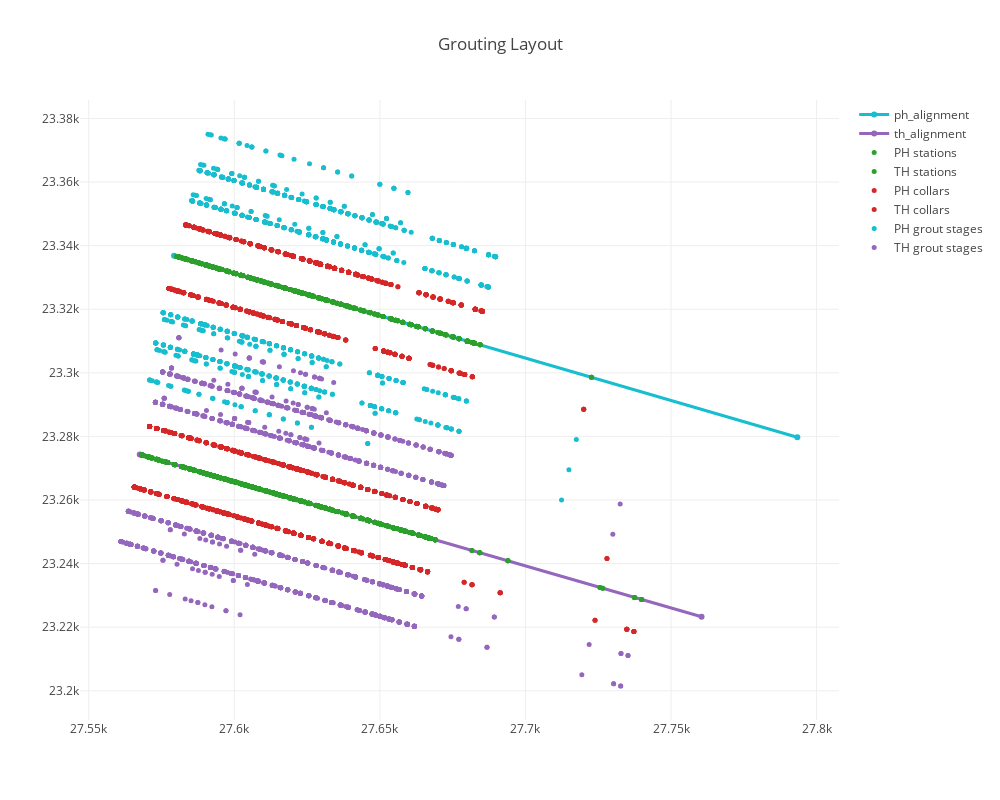

Notebook code cell kept with this figure:
### Code cell
# 2d check plot of alignment and offsets

ph_alignment_plot = go.Scatter(
    x=ph_alignment_df['Easting'].tolist(),
    y=ph_alignment_df['Northing'].tolist(),
    line=dict(width=3,
              #color='#e377c2'),
              color='#17becf'),
    name ="ph_alignment"
)

th_alignment_plot = go.Scatter(
    x=th_alignment_df['Easting'].tolist(),
    y=th_alignment_df['Northing'].tolist(),
    line=dict(width=3,
              #color='#e377c2'),
              color='#9467bd'),
    name ="th_alignment"
)

# check_plot = go.Scatter(
#     x=[data_ph['x_stat'][818], data_ph['x_offset'][818]],
#     y=[data_ph['y_stat'][818], data_ph['y_offset'][818]],
#     line=dict(width=3,
#               color='rgb(0, 0, 0)'),
#     name ="check"
# )

ph_station_plot = go.Scatter(
    x=data_ph['x_stat'].tolist(),
    y=data_ph['y_stat'].tolist(),
    mode = "markers",
    hoverinfo = 'none',
    marker = dict(
        size = 5,
        color = '#2ca02c',
    ),
    name ="PH stations"
)

th_station_plot = go.Scatter(
    x=data_th['x_stat'].tolist(),
    y=data_th['y_stat'].tolist(),
    mode = "markers",
    hoverinfo = 'none',
    marker = dict(
        size = 5,
        color = '#2ca02c',
    ),
    name ="TH stations"
)

ph_offset_plot = go.Scatter(
    x=data_ph['x_offset'].tolist(),
    y=data_ph['y_offset'].tolist(),
    mode = "markers",
    hoverinfo = 'none',
    marker = dict(
        size = 5,
        color = '#d62728',
    ),
    name ="PH collars"
)

th_offset_plot = go.Scatter(
    x=data_th['x_offset'].tolist(),
    y=data_th['y_offset'].tolist(),
    mode = "markers",
    hoverinfo = 'none',
    marker = dict(
        size = 5,
        color = '#d62728',
    ),
    name ="TH collars"
)

ph_stage_plot = go.Scatter(
    x=data_ph['x_stage_max'].tolist(),
    y=data_ph['y_stage_max'].tolist(),
    mode = "markers",
    #hoverinfo = 'none',
    hoverinfo = data_ph['Chainage'],                                                       #displays x, y ???
    marker = dict(
        size = 5,
        color = '#17becf',
    ),
    name ="PH grout stages"    
)

th_stage_plot = go.Scatter(
    x=data_th['x_stage_max'].tolist(),
    y=data_th['y_stage_max'].tolist(),
    mode = "markers",
    hoverinfo = 'none',
    marker = dict(
        size = 5,
        color = '#9467bd',
    ),
    name ="TH grout stages"    
)

data = [ph_alignment_plot, th_alignment_plot, ph_station_plot, th_station_plot, 
        ph_offset_plot, th_offset_plot, ph_stage_plot, th_stage_plot]

# layout = go.Layout(
#     width=1000,
#     height=1000,    
#     xaxis=dict(
#     range = [27500,27800]
#     ),
#     yaxis=dict(
#         range = [23200,23500]
#     ),
# )

layout = go.Layout(
         title='Grouting Layout',
         width=1000,
         height=800,
         scene=dict(
             aspectratio=dict(
                x=1,
                y=1,
                z=1
                ),
            )
        )

fig = go.Figure(data=data, layout=layout)
plotly.offline.iplot(fig, show_link=False)

### Figure 1 — Plotly figure (JSON) as saved in the notebook; plotly's stock layout.template omitted (floating-point values rounded to 4 significant figures; data arrays with more than 128 entries replaced by an {"elided": "..."} marker saying what was removed)
{"data": [{"line": {"color": "#17becf", "width": 3}, "name": "ph_alignment", "type": "scatter", "x": [27580.0, 27790.0], "y": [23340.0, 23280.0]}, {"line": {"color": "#9467bd", "width": 3}, "name": "th_alignment", "type": "scatter", "x": [27760.0, 27570.0], "y": [23220.0, 23270.0]}, {"hoverinfo": "none", "marker": {"color": "#2ca02c", "size": 5}, "mode": "markers", "name": "PH stations", "type": "scatter", "x": {"elided": "1174 float values"}, "y": {"elided": "1174 float values"}}, {"hoverinfo": "none", "marker": {"color": "#2ca02c", "size": 5}, "mode": "markers", "name": "TH stations", "type": "scatter", "x": {"elided": "1642 float values"}, "y": {"elided": "1642 float values"}}, {"hoverinfo": "none", "marker": {"color": "#d62728", "size": 5}, "mode": "markers", "name": "PH collars", "type": "scatter", "x": {"elided": "1174 float values"}, "y": {"elided": "1174 float values"}}, {"hoverinfo": "none", "marker": {"color": "#d62728", "size": 5}, "mode": "markers", "name": "TH collars", "type": "scatter", "x": {"elided": "1642 float values"}, "y": {"elided": "1642 float values"}}, {"hoverinfo": {"elided": "1174 float values"}, "marker": {"color": "#17becf", "size": 5}, "mode": "markers", "name": "PH grout stages", "type": "scatter", "x": {"elided": "1174 float values"}, "y": {"elided": "1174 float values"}}, {"hoverinfo": "none", "marker": {"color": "#9467bd", "size": 5}, "mode": "markers", "name": "TH grout stages", "type": "scatter", "x": {"elided": "1642 float values"}, "y": {"elided": "1642 float values"}}], "layout": {"height": 800, "scene": {"aspectratio": {"x": 1, "y": 1, "z": 1}}, "title": "Grouting Layout", "width": 1000}}
